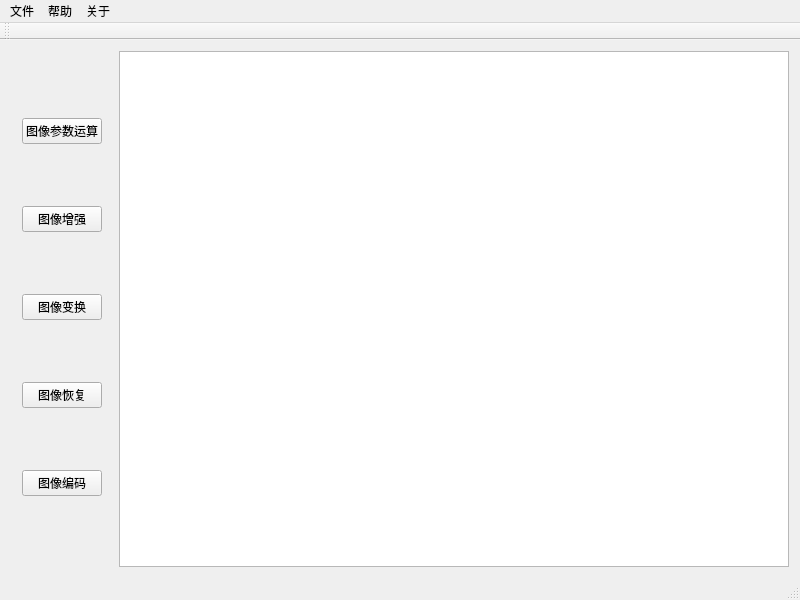
<?xml version="1.0" encoding="UTF-8"?>
<ui version="4.0">
 <class>MainWindow</class>
 <widget class="QMainWindow" name="MainWindow">
  <property name="geometry">
   <rect>
    <x>0</x>
    <y>0</y>
    <width>800</width>
    <height>600</height>
   </rect>
  </property>
  <property name="sizePolicy">
   <sizepolicy hsizetype="Preferred" vsizetype="Preferred">
    <horstretch>0</horstretch>
    <verstretch>0</verstretch>
   </sizepolicy>
  </property>
  <property name="minimumSize">
   <size>
    <width>640</width>
    <height>480</height>
   </size>
  </property>
  <property name="maximumSize">
   <size>
    <width>1280</width>
    <height>960</height>
   </size>
  </property>
  <property name="windowTitle">
   <string>MainWindow</string>
  </property>
  <widget class="QWidget" name="centralWidget">
   <layout class="QVBoxLayout" name="verticalLayout_2">
    <item>
     <layout class="QHBoxLayout" name="horizontalLayout">
      <item>
       <widget class="QFrame" name="verticalFrame">
        <layout class="QVBoxLayout" name="verticalLayout">
         <item>
          <widget class="QPushButton" name="ParameterBtn">
           <property name="text">
            <string>图像参数运算</string>
           </property>
          </widget>
         </item>
         <item>
          <widget class="QPushButton" name="EnhanceBtn">
           <property name="text">
            <string>图像增强</string>
           </property>
          </widget>
         </item>
         <item>
          <widget class="QPushButton" name="TransformBtn">
           <property name="text">
            <string>图像变换</string>
           </property>
          </widget>
         </item>
         <item>
          <widget class="QPushButton" name="RecoverBtn">
           <property name="text">
            <string>图像恢复</string>
           </property>
          </widget>
         </item>
         <item>
          <widget class="QPushButton" name="CodingBtn">
           <property name="text">
            <string>图像编码</string>
           </property>
          </widget>
         </item>
        </layout>
       </widget>
      </item>
      <item>
       <widget class="QGraphicsView" name="graphicsView">
        <property name="sizePolicy">
         <sizepolicy hsizetype="Expanding" vsizetype="Expanding">
          <horstretch>0</horstretch>
          <verstretch>0</verstretch>
         </sizepolicy>
        </property>
        <property name="verticalScrollBarPolicy">
         <enum>Qt::ScrollBarAsNeeded</enum>
        </property>
        <property name="horizontalScrollBarPolicy">
         <enum>Qt::ScrollBarAsNeeded</enum>
        </property>
       </widget>
      </item>
     </layout>
    </item>
   </layout>
  </widget>
  <widget class="QMenuBar" name="menuBar">
   <property name="geometry">
    <rect>
     <x>0</x>
     <y>0</y>
     <width>800</width>
     <height>23</height>
    </rect>
   </property>
   <widget class="QMenu" name="menu">
    <property name="title">
     <string>文件</string>
    </property>
    <addaction name="OpenImage"/>
    <addaction name="SaveImage"/>
    <addaction name="FreshImage"/>
    <addaction name="separator"/>
    <addaction name="ActionExit"/>
   </widget>
   <widget class="QMenu" name="menu_3">
    <property name="title">
     <string>帮助</string>
    </property>
    <addaction name="ActionDemo"/>
   </widget>
   <widget class="QMenu" name="menu_4">
    <property name="title">
     <string>关于</string>
    </property>
    <addaction name="ActionInfo"/>
    <addaction name="Actionhomepage"/>
   </widget>
   <addaction name="menu"/>
   <addaction name="menu_3"/>
   <addaction name="menu_4"/>
  </widget>
  <widget class="QToolBar" name="mainToolBar">
   <attribute name="toolBarArea">
    <enum>TopToolBarArea</enum>
   </attribute>
   <attribute name="toolBarBreak">
    <bool>false</bool>
   </attribute>
  </widget>
  <widget class="QStatusBar" name="statusBar"/>
  <action name="OpenImage">
   <property name="text">
    <string>打开</string>
   </property>
  </action>
  <action name="SaveImage">
   <property name="text">
    <string>保存</string>
   </property>
  </action>
  <action name="ActionExit">
   <property name="text">
    <string>关闭</string>
   </property>
  </action>
  <action name="ActionDemo">
   <property name="text">
    <string>实验说明</string>
   </property>
  </action>
  <action name="action_5">
   <property name="text">
    <string>平台信息</string>
   </property>
  </action>
  <action name="ActionInfo">
   <property name="text">
    <string>平台信息</string>
   </property>
  </action>
  <action name="Actionhomepage">
   <property name="text">
    <string>课程主页</string>
   </property>
  </action>
  <action name="FreshImage">
   <property name="text">
    <string>清空</string>
   </property>
  </action>
 </widget>
 <layoutdefault spacing="6" margin="11"/>
 <resources/>
 <connections/>
</ui>
